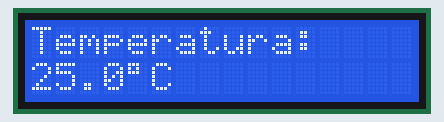
Recording of a sketch running on a simulated ESP32. Shown: 16×2 character LCD. What the sketch prints to the serial monitor is not drawn.

Above: at 0.1 s.
At 4.2 s:
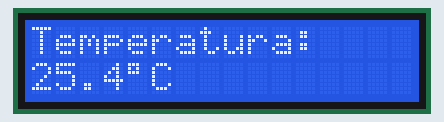
At 9.3 s:
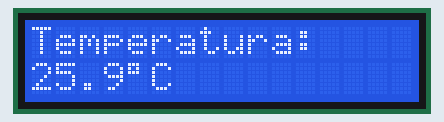
At 19.6 s:
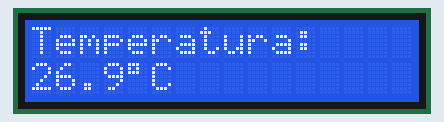
At 28.8 s:
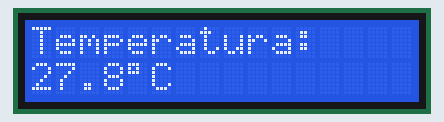
At 39.0 s:
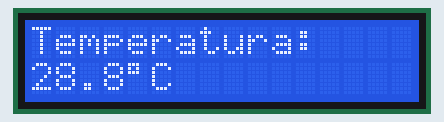

The sketch:

SMT_WiFi_Cap1.ino
```cpp
/*
   Sistema de Monitoreo de Temperatura WiFi
   Capítulo 1
   Display LCD 16x2 I2C con ESP32
*/

#include <Wire.h>
#include <LiquidCrystal_I2C.h>

//======================
// LCD
//======================

// Dirección I2C: 0x27
// Tamaño: 16 columnas x 2 filas
LiquidCrystal_I2C lcd(0x27, 16, 2);

//======================
// VARIABLES
//======================

// Por ahora la temperatura será simulada.
// En el próximo capítulo este valor será leído
// desde el sensor DS18B20.
float temperatura = 25.0;

void setup() {

  // Iniciamos el Monitor Serie.
  Serial.begin(115200);

  // Inicializamos el display.
  lcd.init();

  // Encendemos la retroiluminación.
  lcd.backlight();

  // Escribimos los textos fijos.
  lcd.setCursor(0, 0);
  lcd.print("Temperatura:");

}

void loop() {

  // Mostramos la temperatura.
  lcd.setCursor(0, 1);

  // Sobrescribimos toda la línea para evitar
  // que queden caracteres de una lectura anterior.
  lcd.print("                ");

  // Volvemos al inicio de la línea.
  lcd.setCursor(0, 1);

  // Mostramos el valor de la temperatura.
  lcd.print(temperatura, 1);

  // Símbolo de grados.
  lcd.print((char)223);

  // Grados Celsius.
  lcd.print("C");

  // Enviamos el dato al Monitor Serie.
  Serial.print("Temperatura: ");
  Serial.print(temperatura);
  Serial.println(" C");

  // Simulamos una pequeña variación para que
  // el display cambie constantemente.
  temperatura += 0.1;

  // Cuando llega a 30 °C vuelve a 25 °C.
  if (temperatura > 30.0) {

    temperatura = 25.0;

  }

  // Esperamos un segundo.
  delay(1000);

}
```

Measured:
- what the display in image 1 shows lasts 1.0 s, from 4.2 s to 5.2 s
